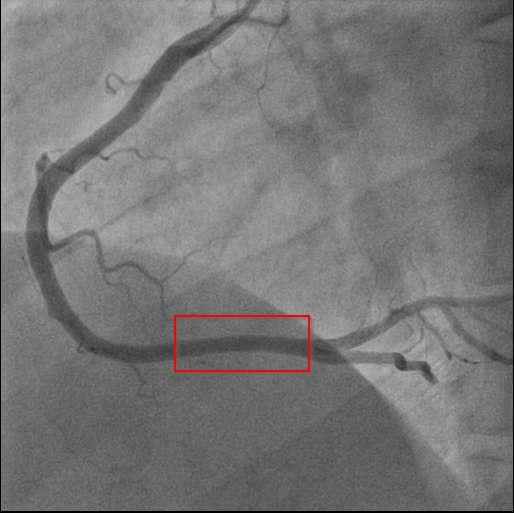
#> input picture BalloonSizeDetection/XRayImages/angiogram.jpg, 514 x 513 px, found by its file name
$ jupyter execute BalloonSizeDetectionInBalloonAngioplasty.ipynb
#> lines starting #> are read from the running program, lines starting #| are printed output that depends on the picture; after the words box and inside, x2 and y2 are one past the last pixel; in counts of white or black regions, pixels touching at a corner belong together; long printed decimals are rounded
# Balloon size and percentage blockage detection in balloon angioplasty

[cell 1]
import cv2
import matplotlib.pyplot as plt
import numpy as np
from skimage import morphology, io, color, util

### Using Distance Transform

[cell 2]
def detectBalloonSize(angiogramPath, threshold):
    angiogramImage = io.imread(angiogramPath)
    plt.imshow(angiogramImage)
    plt.title("Target Image")
    plt.show()
    _, invertedBinary = cv2.threshold(angiogramImage, threshold, 255, cv2.THRESH_BINARY_INV)
    plt.imshow(invertedBinary)
    plt.title("Binary Image")
    plt.show()
    invertedBinary = invertedBinary[:,:,0]
    invertedBinary = invertedBinary.T

    out, distanceTransform = morphology.medial_axis(invertedBinary, return_distance=True)
    out_distance = out*distanceTransform

    f, (ax0, ax1, ax2) = plt.subplots(1, 3, figsize=(10,4))
    ax0.imshow(invertedBinary, cmap='gray', interpolation='nearest')
    ax0.set_title("Transformed Binary Image")
    ax1.imshow(distanceTransform, cmap='gray', interpolation='nearest')
    ax1.set_title("Distance Map")
    ax2.contour(invertedBinary, [0.5], colors='w')
    ax2.imshow(out_distance, cmap='magma')
    ax2.set_title("Medial Axis")
    plt.show()

    print("Target artery diameter = ", max(map(max, distanceTransform))*2, "mm")
    print("Blockage percentage = ", 100-(min(map(max, distanceTransform)) / max(map(max, distanceTransform)))*100, "%")

[cell 3]
def comparision():
    f, (ax0, ax1, ax2) = plt.subplots(1, 3, figsize=(10,4))
    case1 = cv2.imread(r"XRayImages\angiogram.jpg")
    ax0.imshow(case1)
    ax0.set_title("Diameter=19.69  Block=28.92%", fontsize=10)
    case2 = cv2.imread(r"XRayImages\stenosis.png")
    ax1.imshow(case2)
    ax1.set_title("Diameter=18.11  Block=65.07%", fontsize=10)
    case3 = cv2.imread(r"XRayImages\stenosis.jpg")
    ax2.imshow(case3)
    ax2.set_title("Diameter=26.30  Block=72.58%", fontsize=10)
    plt.show()

[cell 4]
def case3():
    image = cv2.imread(r"XRayImages\stenosis_crop.png")
    plt.imshow(image)
    plt.title("Target Image")
    plt.show()
    ret, thresh = cv2.threshold(image, 68, 255, cv2.THRESH_BINARY_INV)
    plt.imshow(thresh)
    plt.title("Binary Image")
    plt.show()
    binary = thresh[:,:,0]
    binary.shape
    binary = binary.T
    out, distance = morphology.medial_axis(binary, return_distance=True)
    out_dist = out*distance

    f, (ax0, ax1, ax2) = plt.subplots(1, 3, figsize=(10,4))
    ax0.imshow(binary, cmap='gray', interpolation='nearest')
    ax0.set_title("Transformed Binary")
    ax1.imshow(distance, cmap='gray', interpolation='nearest')
    ax1.set_title("Distance Map")
    ax2.contour(binary, [0.5], colors='w')
    ax2.imshow(out_dist, cmap='magma')
    ax2.set_title("Medial Axis")
    plt.show()

    print("Target artery diameter = ", max(map(max, distance))*2, "mm")
    print("Blockage percentage = ", 100-(min(map(max, distance)) / max(map(max, distance)))*100, "%")

## Case 1

[cell 5]
originalImage = cv2.imread(r"XRayImages\angiogram.jpg")
#> originalImage is the input picture: shape (513, 514, 3); mean B, G, R 117.5, 117.5, 118.2
plt.imshow(originalImage)
plt.title("Original Image")
plt.show()
detectBalloonSize(r"XRayImages\angiogram_crop.jpg", 95)
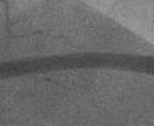
#> input picture BalloonSizeDetection/XRayImages/angiogram_crop.jpg, 154 x 126 px, found by its file name
#> in detectBalloonSize, angiogramImage is the input picture: shape (126, 154, 3); min 60, max 159, mean 106.2
#> in detectBalloonSize, `_, invertedBinary = cv2.threshold(angiogramImage, threshold, 255, cv2...`:
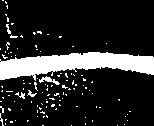
#> invertedBinary: shape (126, 154, 3); 16.4% white; 115 white regions (110 under 20 px), largest, box (x1, y1, x2, y2) and area: (0, 52, 154, 81) 2603, (39, 76, 60, 85) 75, (15, 92, 25, 99) 32, (27, 90, 37, 97) 29, (6, 24, 11, 34) 26
#> in detectBalloonSize, `invertedBinary = invertedBinary.T`: invertedBinary: shape (154, 126); 16.4% white; 115 white regions (110 under 20 px), largest, box (x1, y1, x2, y2) and area: (52, 0, 81, 154) 2603, (76, 39, 85, 60) 75, (92, 15, 99, 25) 32, (90, 27, 97, 37) 29, (24, 6, 34, 11) 26
#> in detectBalloonSize, `out, distanceTransform = morphology.medial_axis(invertedBinary, return..`: out: shape (154, 126) bool; 3.3% white in thin lines or dots
#| Target artery diameter =  19.698 mm
#| Blockage percentage =  28.926 %

## Case 2

[cell 6]
originalImage = cv2.imread(r"XRayImages\stenosis.jpg")
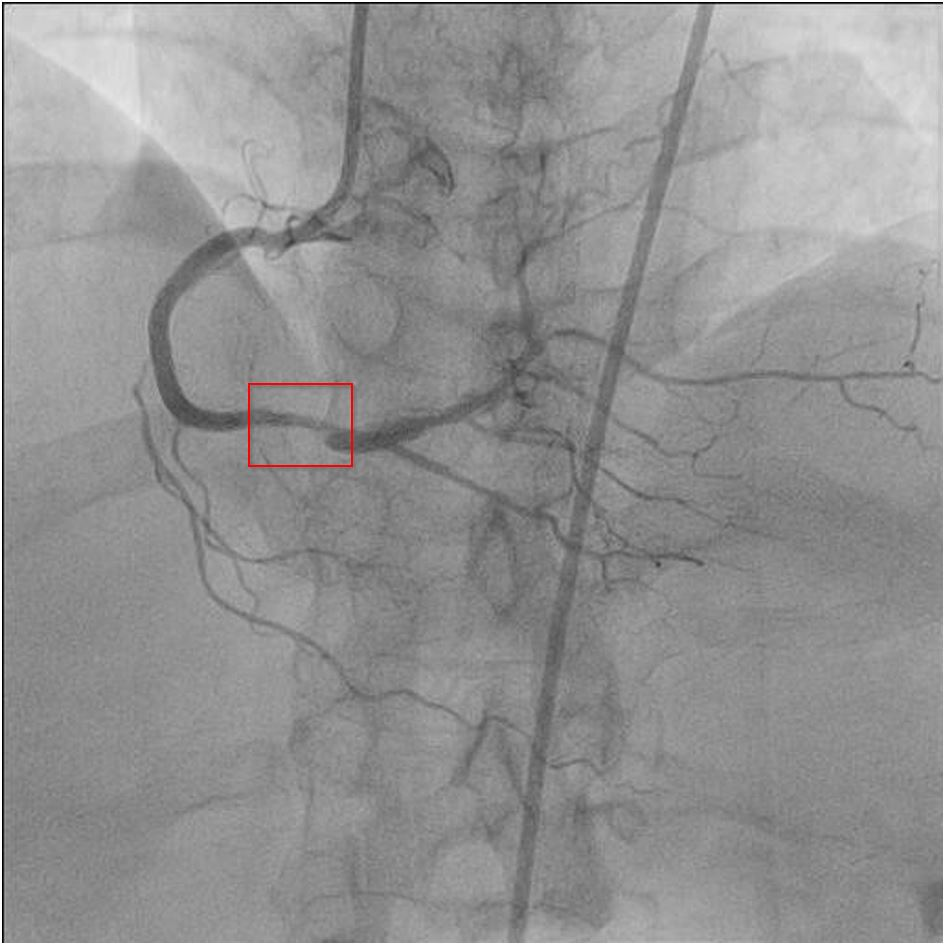
#> input picture BalloonSizeDetection/XRayImages/stenosis.jpg, 946 x 946 px, found by its file name
#> originalImage is the input picture: shape (946, 946, 3); mean B, G, R 146.4, 146.4, 146.6
plt.imshow(originalImage)
plt.title("Original Image")
plt.show()
detectBalloonSize(r"XRayImages\stenosis_crop.jpg", 115)
#> call 2 of detectBalloonSize, with angiogramPath = 'XRayImages\\stenosis_crop.jpg', threshold = 115
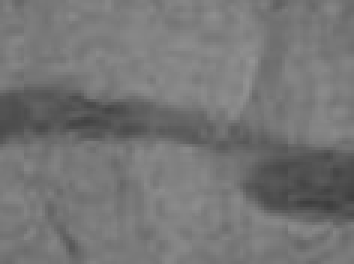
#> input picture BalloonSizeDetection/XRayImages/stenosis_crop.jpg, 118 x 88 px, found by its file name (shown 3 times larger)
#> in detectBalloonSize, angiogramImage is the input picture: shape (88, 118, 3); min 61, max 147, mean 116.9
#> in detectBalloonSize (call 2), `_, invertedBinary = cv2.threshold(angiogramImage, threshold, 255, cv2...`:
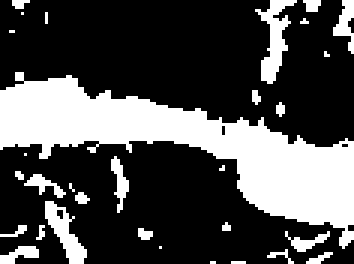
#> invertedBinary: shape (88, 118, 3) (shown 3 times larger); 29.9% white; 31 white regions (23 under 20 px), largest, box (x1, y1, x2, y2) and area: (0, 24, 118, 83) 2396, (85, 0, 99, 28) 160, (15, 67, 29, 88) 126
#> in detectBalloonSize (call 2), `invertedBinary = invertedBinary.T`: invertedBinary: shape (118, 88); 29.9% white; 31 white regions (23 under 20 px), largest, box (x1, y1, x2, y2) and area: (24, 0, 83, 118) 2396, (0, 85, 28, 99) 160, (67, 15, 88, 29) 126
#> in detectBalloonSize (call 2), `out, distanceTransform = morphology.medial_axis(invertedBinary, return..`: out: shape (118, 88) bool; 5.6% white in thin lines or dots
#> in detectBalloonSize (call 2), `out_distance = out*distanceTransform`:
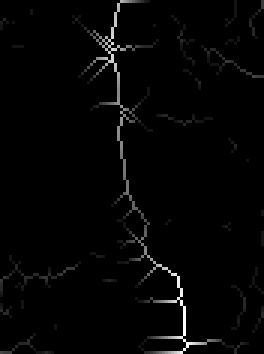
#> out_distance: shape (118, 88) float64 (shown 3 times larger); min 0, max 13.04, mean 0.221; drawn with min black and max white
#| Target artery diameter =  26.306 mm
#| Blockage percentage =  72.588 %

## Case 3

[cell 7]
originalImage = cv2.imread(r"XRayImages\stenosis.png")
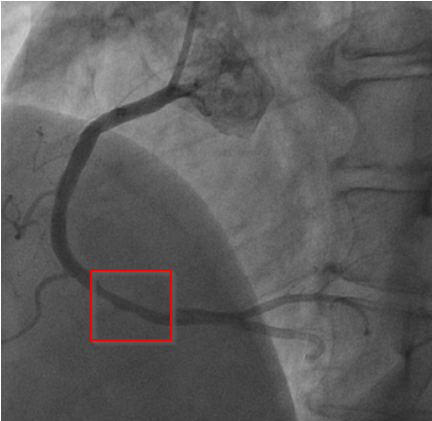
#> input picture BalloonSizeDetection/XRayImages/stenosis.png, 432 x 421 px, found by its file name
#> originalImage is the input picture: shape (421, 432, 3); mean B, G, R 91.9, 91.9, 92.8
plt.imshow(originalImage)
plt.title("Original Image")
plt.show()
case3()
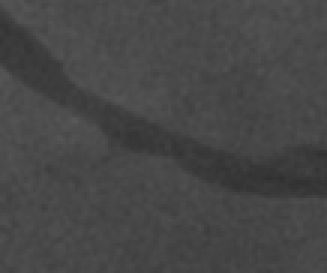
#> input picture BalloonSizeDetection/XRayImages/stenosis_crop.png, 109 x 91 px, found by its file name (shown 3 times larger)
#> in case3, image is the input picture: shape (91, 109, 3); min 47, max 88, mean 70.8
#> in case3, `ret, thresh = cv2.threshold(image, 68, 255, cv2.THRESH_BINARY_INV)`: thresh: shape (91, 109, 3); 24.6% white; 115 white regions (108 under 20 px), largest, box (x1, y1, x2, y2) and area: (0, 3, 109, 73) 1588, (70, 76, 94, 91) 168, (55, 72, 76, 88) 142
#> in case3, `binary = binary.T`: binary: shape (109, 91); 24.6% white; 115 white regions (108 under 20 px), largest, box (x1, y1, x2, y2) and area: (3, 0, 73, 109) 1588, (76, 70, 91, 94) 168, (72, 55, 88, 76) 142
#> in case3, `out, distance = morphology.medial_axis(binary, return_distance=True)`: out: shape (109, 91) bool; 7.5% white in thin lines or dots
#> in case3, `out_dist = out*distance`:
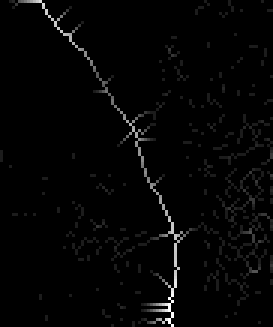
#> out_dist: shape (109, 91) float64 (shown 3 times larger); min 0, max 9.06, mean 0.164; drawn with min black and max white
#> in case3, `plt.show()`:
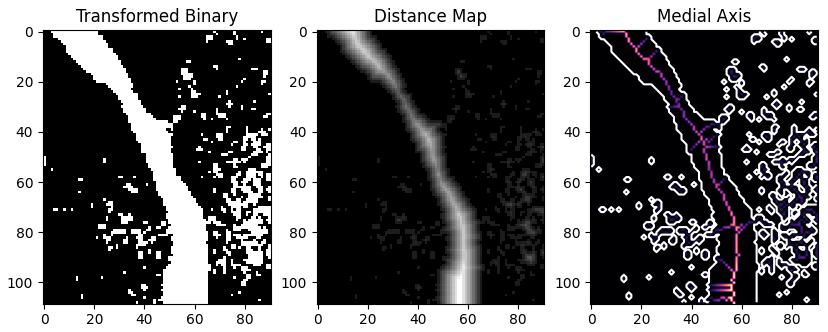
#> figure drawn by matplotlib, 3 panels
#| Target artery diameter =  18.111 mm
#| Blockage percentage =  65.078 %

## Comparision

[cell 8]
comparision()
